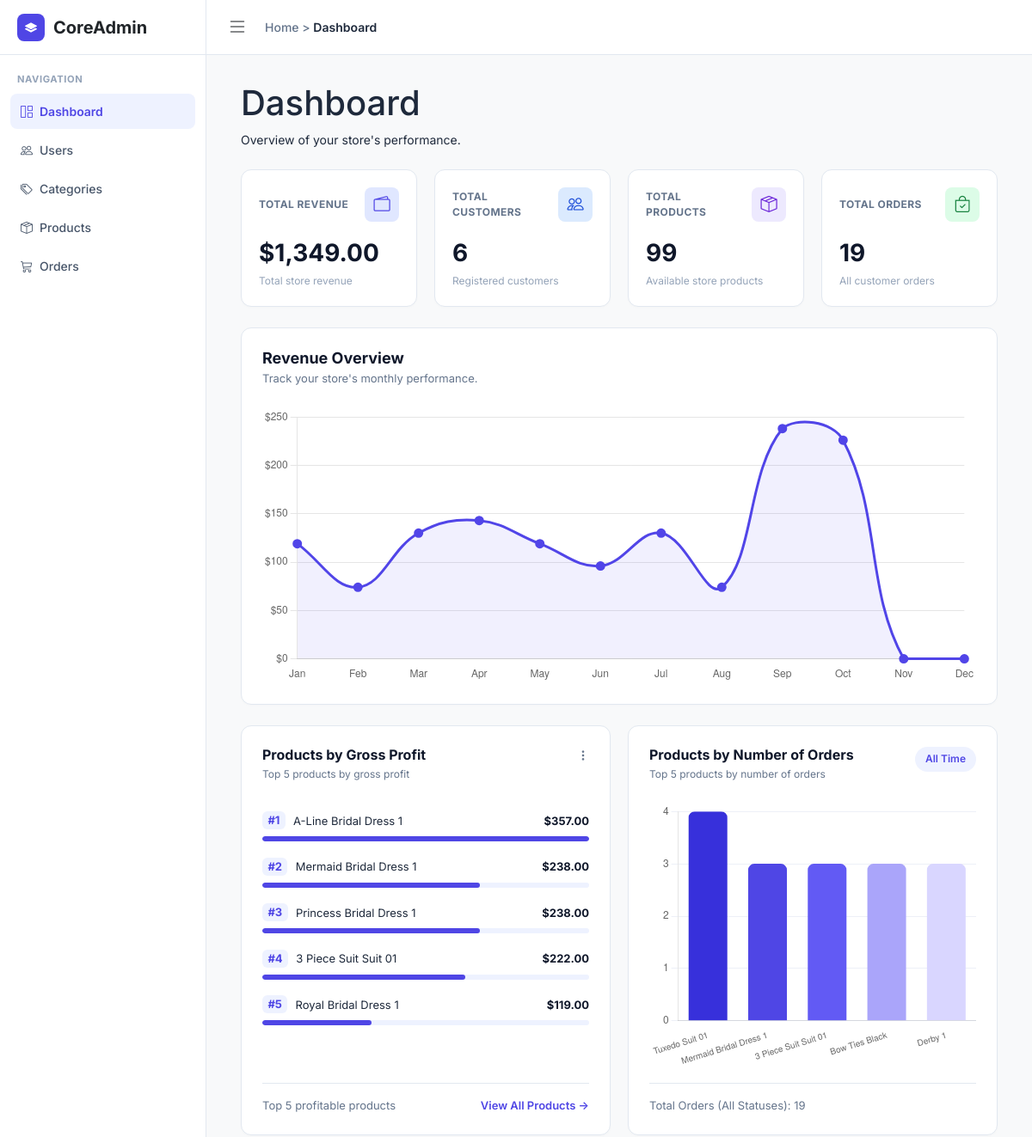
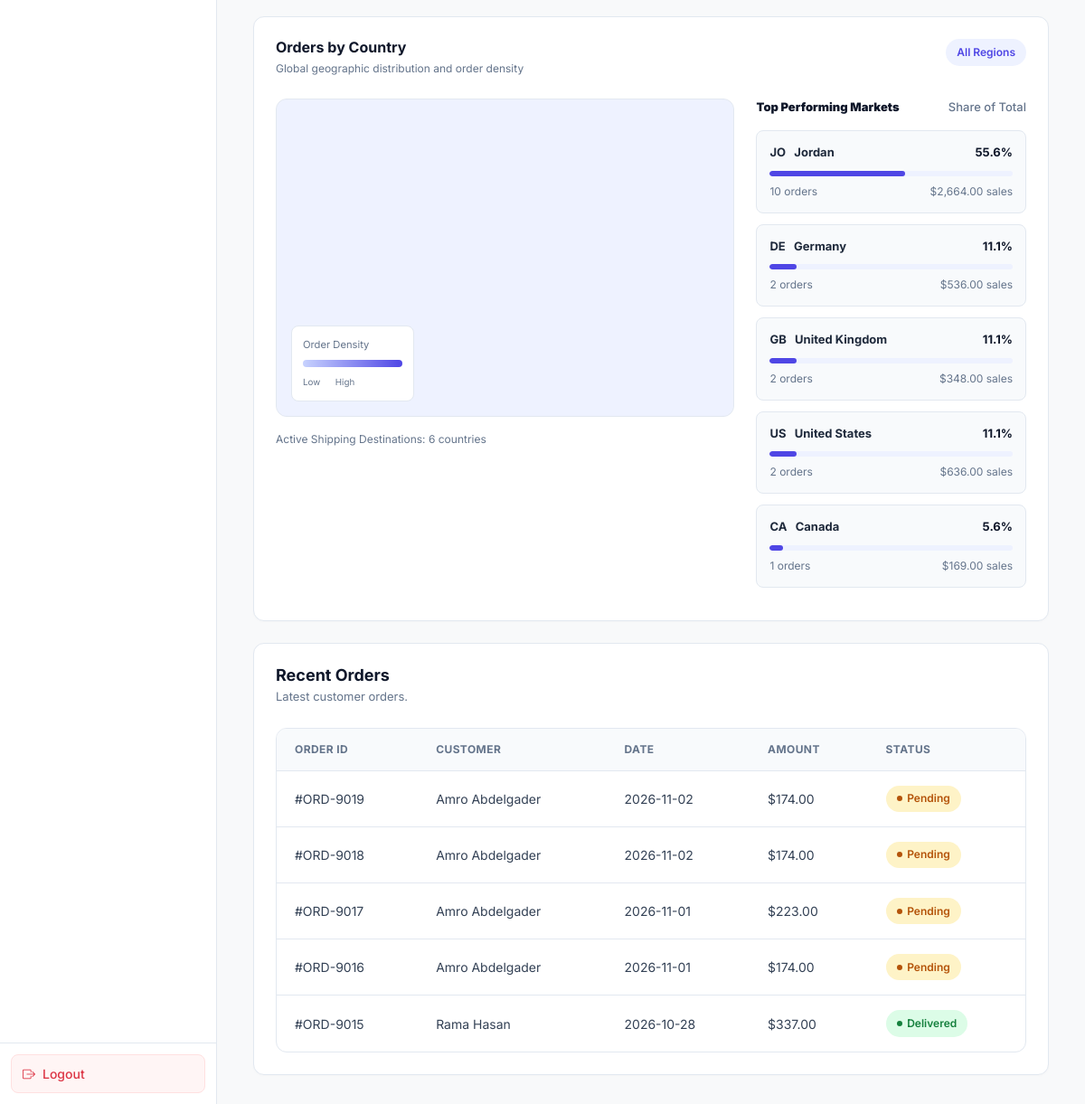
Screenshot of /admin/dashboard.php (signed in) with the database file from the repository (2 pictures, top to bottom).
### tables this page shows
CREATE TABLE `products` (
  `id` int(11) NOT NULL,
  `subcategory_id` int(11) NOT NULL,
  `product_name` varchar(150) NOT NULL,
  `description` text DEFAULT NULL,
  `cost_price` decimal(10,2) NOT NULL DEFAULT 0.00,
  `price` decimal(10,2) NOT NULL,
  `image_url` varchar(500) DEFAULT NULL,
  `stock_quantity` int(11) NOT NULL DEFAULT 0,
  `created_at` timestamp NOT NULL DEFAULT current_timestamp()
);

CREATE TABLE `orders` (
  `id` int(11) NOT NULL,
  `user_id` int(11) NOT NULL,
  `order_date` timestamp NOT NULL DEFAULT current_timestamp(),
  `estimated_delivery` date DEFAULT NULL,
  `total_amount` decimal(10,2) NOT NULL DEFAULT 0.00,
  `order_status` enum('Pending','Confirmed','Shipped','Delivered','Cancelled') DEFAULT 'Pending',
  `full_name` varchar(100) NOT NULL,
  `phone` varchar(20) NOT NULL,
  `country` varchar(100) NOT NULL DEFAULT 'Jordan',
  `city` varchar(100) NOT NULL,
  `area` varchar(100) DEFAULT NULL,
  `shipping_address` varchar(255) NOT NULL,
  `building_details` varchar(255) DEFAULT NULL,
  `shipping_cost` decimal(10,2) NOT NULL DEFAULT 0.00,
  `revenue` decimal(10,2) NOT NULL DEFAULT 0.00
);

### admin/dashboard.php (the view, shortened to what the rows shown need)
<?php
require_once __DIR__ . '/../app/controllers/AdminDashboardController.php';
$db = (new Database())->connect();
$controller = new AdminDashboardController($db);
$stats = $controller->getStatistics();
$topProducts = $controller->getTopProductsByOrders();
$productNames = array_column($topProducts, 'name');
$productSales = array_map(
    'intval',
    array_column($topProducts, 'total_sold')
);
$monthlyRevenue = $controller->getMonthlyRevenue();
$topRevenueProducts = $controller->getTopProductsByRevenue();
$recentOrders = $controller->getRecentOrders();
require_once __DIR__ . '/includes/header.php';
?>
<link rel="stylesheet" href="https://unpkg.com/leaflet@1.9.4/dist/leaflet.css">
<div class="page-content">
    <h1>Dashboard</h1>
    <section class="stats-grid">
        <div class="stat-card">
            <h2>
                $<?= number_format($stats['revenue'], 2) ?>
            </h2>
        </div>
        <div class="stat-card">
            <h2><?= number_format($stats['customers']) ?></h2>
        </div>
        <div class="stat-card">
            <h2><?= number_format($stats['products']) ?></h2>
        </div>
        <div class="stat-card">
            <h2><?= number_format($stats['orders']) ?></h2>
        </div>
    </section>
    <section class="revenue-section">
        <div class="revenue-header">
            <div>
                <h2>Revenue Overview</h2>
            </div>
        </div>
    </section>
    <section class="product-analytics-grid">
        <div class="analytics-card">
            <div class="analytics-heading">
                <div>
                    <h2>Products by Gross Profit</h2>
                </div>
            </div>
            <div class="revenue-products">
                <?php if (!empty($topRevenueProducts)): ?>
                    <?php
                    $maxProfit = max(
                        0,
                        ...array_map(
                            'floatval',
                            array_column($topRevenueProducts, 'total_revenue')
                        )
                    );
                    ?>
                    <?php foreach ($topRevenueProducts as $index => $product): ?>
                        <?php
                        $profit = (float) $product['total_revenue'];
                        $percentage = $maxProfit > 0
                            ? max(0, $profit / $maxProfit * 100)
                            : 0;
                        ?>
                        <div class="revenue-product">
                            <div class="product-line">
                                <span>
                                    <b>#<?= $index + 1 ?></b>
                                    <?= htmlspecialchars(
                                        $product['name'],
                                        ENT_QUOTES,
                                        'UTF-8'
                                    ) ?>
                                </span>
                                <strong>
                                    $<?= number_format($profit, 2) ?>
                                </strong>
                            </div>
                            <div class="analytics-track">
                                <div style="width: <?= $percentage ?>%"></div>
                            </div>
                        </div>
                    <?php endforeach; ?>
                <?php else: ?>
                    <p>No delivered product sales yet.</p>
                <?php endif; ?>
            </div>
        </div>
        <div class="analytics-card">
            <div class="analytics-heading">
                <div>
                    <h2>Products by Number of Orders</h2>
                </div>
            </div>
        </div>
    </section>
    <section class="country-section">
        <div class="analytics-heading">
            <div>
                <h2>Orders by Country</h2>
            </div>
        </div>
    </section>
    <section class="recent-orders-section">
        <div class="recent-orders-header">
            <div>
                <h2>Recent Orders</h2>
            </div>
        </div>
        <div class="orders-table-wrapper">
            <table class="orders-table">
                <thead>
                    <tr>
                        <th>Order ID</th>
                        <th>Customer</th>
                        <th>Date</th>
                        <th>Amount</th>
                        <th>Status</th>
                    </tr>
                </thead>
                <tbody>
                    <?php if (!empty($recentOrders)): ?>
                        <?php foreach ($recentOrders as $order): ?>
                            <?php
                            $status = $order['order_status'];
                            $allowedStatuses = [
                                'Pending',
                                'Confirmed',
                                'Shipped',
                                'Delivered',
                                'Cancelled'
                            ];
                            $statusClass = in_array($status, $allowedStatuses, true)
                                ? strtolower($status)
                                : '';
                            ?>
                            <tr>
                                <td>
                                    #ORD-<?= (int) $order['id'] ?>
                                </td>
                                <td>
                                    <?= htmlspecialchars(
                                        $order['full_name'],
                                        ENT_QUOTES,
                                        'UTF-8'
                                    ) ?>
                                </td>
                                <td>
                                    <?= htmlspecialchars(
                                        date('Y-m-d', strtotime($order['order_date'])),
                                        ENT_QUOTES,
                                        'UTF-8'
                                    ) ?>
                                </td>
                                <td>
                                    $<?= number_format(
                                        (float) $order['total_amount'],
                                        2
                                    ) ?>
                                </td>
                                <td>
                                    <span class="order-status <?= $statusClass ?>">
                                        <?= htmlspecialchars(
                                            $status,
                                            ENT_QUOTES,
                                            'UTF-8'
                                        ) ?>
                                    </span>
                                </td>
                            </tr>
                        <?php endforeach; ?>
                    <?php endif; ?>
                </tbody>
            </table>
        </div>
    </section>
</div>
<script>
    // Month labels
    const months = [
        'Jan', 'Feb', 'Mar',
        'Apr', 'May', 'Jun',
        'Jul', 'Aug', 'Sep',
        'Oct', 'Nov', 'Dec'
    ];
    // Monthly revenue from PHP / MySQL
    const monthlyRevenue = <?= json_encode(
        $monthlyRevenue,
        JSON_NUMERIC_CHECK
    ) ?>;
    const chartElement = document.getElementById('revenueChart');
    if (chartElement && typeof Chart !== 'undefined') {
        new Chart(chartElement, {
            type: 'line',
            data: {
                labels: months,
                datasets: [{
                    label: 'Monthly Revenue',
                    data: monthlyRevenue,
                    borderColor: '#5145e8',
                    backgroundColor: 'rgba(81, 69, 232, 0.08)',
                    borderWidth: 3,
                    fill: true,
                    tension: 0.4,
                    pointRadius: 4,
                    pointBackgroundColor: '#5145e8'
                }]
            },
            options: {
                responsive: true,
                maintainAspectRatio: false,
                plugins: {
                    legend: {
                        display: false
                    }
                },
                scales: {
                    y: {
                        beginAtZero: true,
                        ticks: {
                            callback: function(value) {
                                return '$' + value;
                            }
                        }
                    },
                    x: {
                        grid: {
                            display: false
                        }
                    }
                }
            }
        });
    }
</script>
<script>
    // Product names from PHP / MySQL
    const productNames = <?= json_encode(
        $productNames,
        JSON_HEX_TAG | JSON_HEX_AMP | JSON_HEX_APOS | JSON_HEX_QUOT
    ) ?>;
    // Number of orders from PHP / MySQL
    const productSales = <?= json_encode($productSales) ?>;
    const productOrdersCanvas =
        document.getElementById('productOrdersChart');
    if (productOrdersCanvas && typeof Chart !== 'undefined') {
        new Chart(productOrdersCanvas, {
            type: 'bar',
            data: {
                labels: productNames,
                datasets: [{
                    label: 'Number of Orders',
                    data: productSales,
                    backgroundColor: [
                        '#3730db',
                        '#4f46e5',
                        '#625af4',
                        '#aaa5fa',
                        '#d9d6ff'
                    ],
                    borderRadius: 7,
                    maxBarThickness: 45
                }]
            },
            options: {
                responsive: true,
                maintainAspectRatio: false,
                plugins: {
                    legend: {
                        display: false
                    }
                },
                scales: {
                    x: {
                        grid: {
                            display: false
                        },
                        ticks: {
                            font: {
                                size: 10
                            }
                        }
                    },
                    y: {
                        beginAtZero: true,
                        grid: {
                            color: '#edf0f7'
                        },
                        ticks: {
                            precision: 0
                        }
                    }
                }
            }
        });
    }
</script>
<?php require_once __DIR__ . '/includes/footer.php'; ?>

### rows the page displays
products: product_name "A-Line Bridal Dress 1", profit "357.00", $percentage 100 (drawn)
products: product_name "Mermaid Bridal Dress 1", profit "238.00", $percentage 66.666666666667 (drawn)
products: product_name "Princess Bridal Dress 1", profit "238.00", $percentage 66.666666666667 (drawn)
products: product_name "3 Piece Suit Suit 01", profit "222.00", $percentage 62.18487394958 (drawn)
products: product_name "Royal Bridal Dress 1", profit "119.00", $percentage 33.333333333333 (drawn)
orders: id "9019", full_name "Amro Abdelgader", order_date "2026-11-02", total_amount "174.00", order_status "Pending"
orders: id "9018", full_name "Amro Abdelgader", order_date "2026-11-02", total_amount "174.00", order_status "Pending"
orders: id "9017", full_name "Amro Abdelgader", order_date "2026-11-01", total_amount "223.00", order_status "Pending"
orders: id "9016", full_name "Amro Abdelgader", order_date "2026-11-01", total_amount "174.00", order_status "Pending"
orders: id "9015", full_name "Rama Hasan", order_date "2026-10-28", total_amount "337.00", order_status "Delivered"

### other values shown
safe($breadcrumb) "Dashboard"
$stats['revenue'] "1,349.00"
$stats['customers'] "6"
$stats['products'] "99"
$stats['orders'] "19"
count($ordersByCountry) "6"
$code "JO"
$name "Jordan"
$percentage "55.6"
$orders "10"
$sales "2,664.00"
$code "DE"
$name "Germany"
$percentage "11.1"
$orders "2"
